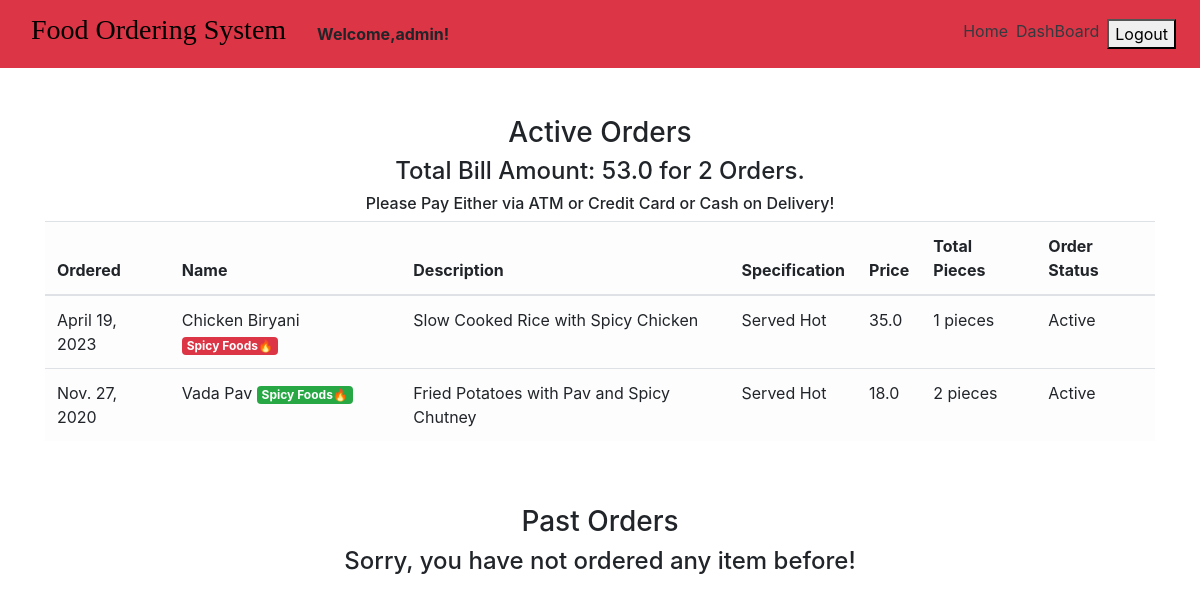
/order_details/ (signed in), run on the app's committed database.
### main/models.py (models this page shows, shortened)
class CartItems(models.Model):
    ORDER_STATUS = (
        ('Active', 'Active'),
        ('Delivered', 'Delivered')
    )
    user = models.ForeignKey(User, on_delete=models.CASCADE)
    item = models.ForeignKey(Item, on_delete=models.CASCADE)
    ordered = models.BooleanField(default=False)
    quantity = models.IntegerField(default=1)
    ordered_date = models.DateField(default=timezone.now)
    status = models.CharField(max_length=20, choices=ORDER_STATUS, default='Active')
    delivery_date = models.DateField(default=timezone.now)
    class Meta:
        verbose_name = 'Cart Item'
        verbose_name_plural = 'Cart Items'

class Item(models.Model):
    LABELS = (
        ('Best Selling Food', 'Best Selling Food'),
        ('New Food', 'New Food'),
        ('Spicy Food🔥', 'Spicy Food🔥'),
    )
    LABEL_COLOUR = (
        ('danger', 'danger'),
        ('success', 'success'),
        ('primary', 'primary'),
        ('info', 'info'),
        ('warning', 'warning'),
    )
    title = models.CharField(max_length=150)
    description = models.CharField(max_length=250,blank=True)
    price = models.FloatField()
    pieces = models.IntegerField(default=6)
    instructions = models.CharField(max_length=250,default="Available")
    image = models.ImageField(default='default.png', upload_to='images/')
    labels = models.CharField(max_length=25, choices=LABELS, blank=True)
    label_colour = models.CharField(max_length=15, choices=LABEL_COLOUR, blank=True)
    slug = models.SlugField(default="foods")
    created_by = models.ForeignKey(User, on_delete=models.CASCADE)

### main/views.py (the view)
# urls.py: path('order_details/', views.order_details, name='order_details'),
@login_required
def order_details(request):
    items = CartItems.objects.filter(user=request.user, ordered=True,status="Active").order_by('-ordered_date')
    cart_items = CartItems.objects.filter(user=request.user, ordered=True,status="Delivered").order_by('-ordered_date')
    bill = items.aggregate(Sum('item__price'))
    number = items.aggregate(Sum('quantity'))
    pieces = items.aggregate(Sum('item__pieces'))
    total = bill.get("item__price__sum")
    count = number.get("quantity__sum")
    total_pieces = pieces.get("item__pieces__sum")
    context = {
        'items':items,
        'cart_items':cart_items,
        'total': total,
        'count': count,
        'total_pieces': total_pieces
    }
    return render(request, 'main/order_details.html', context)

### main/templatetags/get_group.py (called while the page is built)
@register.filter(name='has_group')
def has_group(user, group_name):
    return user.groups.filter(name=group_name).exists()

### main/templates/main/order_details.html
{% extends "main/layout.html" %}
{% block content %}
<div class="cart">
    <div class="container">
        <div class="row">
            <div class="col-sm-12 mt-5">
                <h3 class="text-center">Active Orders</h3>
                {% if items %}
                <h4 class="text-center">Total Bill Amount: {{total}} for {{ count }} Orders.</h4>
                <h6 class="text-center">Please Pay Either via ATM or Credit Card or Cash on Delivery!</h6>
                <div class="table-responsive">
                    <table class="table table-light">
                        <thead>
                        <tr>
                            <th scope="col">Ordered</th>
                            <th scope="col">Name</th>
                            <th scope="col">Description</th>
                            <th scope="col">Specification</th>
                            <th scope="col">Price</th>
                            <th scope="col">Total Pieces</th>
                            <th scope="col">Order Status</th>
                        </tr>
                        </thead>
                        <tbody>
                            {% for item_active in items %}
                        <tr>
                            <td>{{ item_active.ordered_date }}</td>
                            <td>{{ item_active.item.title }} <span class="badge badge-{{ item_active.item.label_colour }}">{{ item_active.item.labels }}</span></td>
                            <td>{{ item_active.item.description }}</td>
                            <td>{{ item_active.item.instructions }}</td>
                            <td>{{ item_active.item.price }}</td>
                            <td>{{ item_active.item.pieces }} pieces</td>
                            <td>{{ item_active.status }}</td>
                        </tr>
                            {% endfor %}
                        </tbody>
                    </table>
                </div>
                {% else %}
                <h4 class="text-center">Sorry, you have not ordered any item yet!</h4>
                {% endif %}
            </div>
        </div>
        <div class="row">
            <div class="col-sm-12 mt-5">
                <h3 class="text-center">Past Orders</h3>
                {% if cart_items %}
                <div class="table-responsive">
                    <table class="table table-light">
                        <thead>
                        <tr>
                            <th scope="col">Ordered</th>
                            <th scope="col">Name</th>
                            <th scope="col">Description</th>
                            <th scope="col">Specification</th>
                            <th scope="col">Price</th>
                            <th scope="col">Total Pieces</th>
                            <th scope="col">Order Status</th>
                            <th scope="col">Delivery Date</th>
                        </tr>
                        </thead>
                        <tbody>
                            {% for cart in cart_items %}
                        <tr>
                            <td>{{ cart.ordered_date }}</td>
                            <td>{{ cart.item.title }} <span class="badge badge-{{ cart.item.label_colour }}">{{ cart.item.labels }}</span></td>
                            <td>{{ cart.item.description }}</td>
                            <td>{{ cart.item.instructions }}</td>
                            <td>{{ cart.item.price }}</td>
                            <td>{{ cart.item.pieces }} pieces</td>
                            <td>{{ cart.status }}</td>
                            <td>{{ cart.delivery_date }}</td>
                        </tr>
                            {% endfor %}
                        </tbody>
                    </table>
                </div>
                {% else %}
                <h4 class="text-center">Sorry, you have not ordered any item before!</h4>
                {% endif %}
            </div>
        </div>
    </div>
</div>
{% endblock content %}

### data on the page
CartItems: ordered_date "April 19, 2023", item "Chicken Biryani", item.labels "Spicy Foods🔥", item.description "Slow Cooked Rice with Spicy Chicken", item.instructions "Served Hot", item.price "35.0", item.pieces "1", status "Active"
CartItems: ordered_date "Nov. 27, 2020", item "Vada Pav", item.labels "Spicy Foods🔥", item.description "Fried Potatoes with Pav and Spicy Chutney", item.instructions "Served Hot", item.price "18.0", item.pieces "2", status "Active"

### other printed values
{{ total }} "53.0"
{{ count }} "2"
